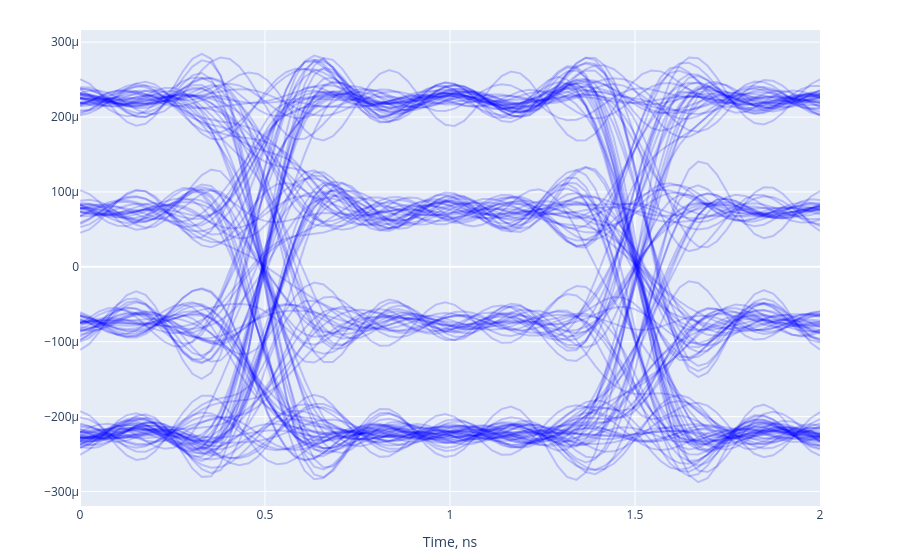

Notebook cell for this chart:
### Code cell
fig = go.Figure(layout=go.Layout(xaxis={"title": "Time, ns"}, showlegend=False))
for signal in system.find_child("receiver_output").output:
    plot_eye_diagram(signal, data_rate / bits_per_symbol, fig, line={"color": "rgba(0, 0, 255, 0.2)"})
fig.update_layout(autosize=True, height=600, margin=dict(t=30, b=30))
fig.show()
